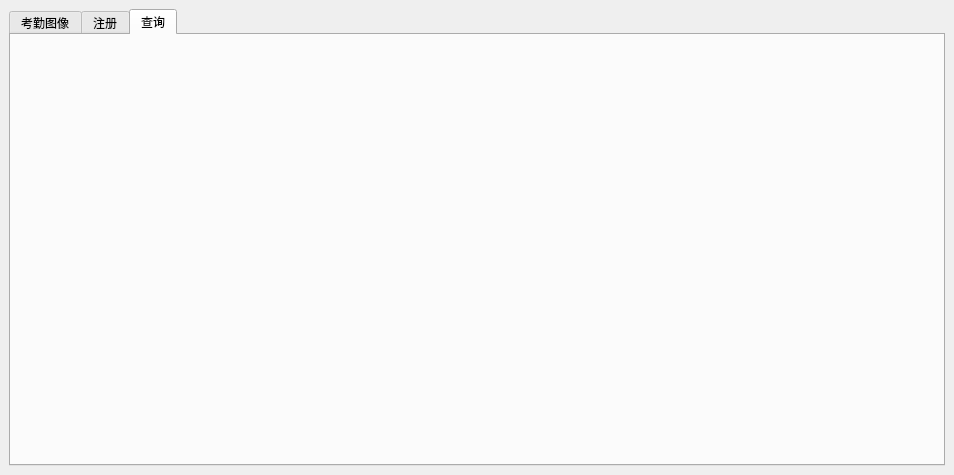
<?xml version="1.0" encoding="UTF-8"?>
<ui version="4.0">
 <class>AttendanceWin</class>
 <widget class="QMainWindow" name="AttendanceWin">
  <property name="geometry">
   <rect>
    <x>0</x>
    <y>0</y>
    <width>954</width>
    <height>475</height>
   </rect>
  </property>
  <property name="windowTitle">
   <string>AttendanceWin</string>
  </property>
  <widget class="QWidget" name="centralwidget">
   <layout class="QGridLayout" name="gridLayout">
    <item row="0" column="0">
     <widget class="QTabWidget" name="tabWidget">
      <property name="currentIndex">
       <number>2</number>
      </property>
      <widget class="QWidget" name="showWidget">
       <attribute name="title">
        <string>考勤图像</string>
       </attribute>
       <widget class="QLabel" name="picLb">
        <property name="geometry">
         <rect>
          <x>0</x>
          <y>10</y>
          <width>450</width>
          <height>450</height>
         </rect>
        </property>
        <property name="styleSheet">
         <string notr="true">background-color: rgb(0, 170, 255);</string>
        </property>
        <property name="text">
         <string/>
        </property>
       </widget>
      </widget>
      <widget class="RegisterWin" name="registerWidget">
       <attribute name="title">
        <string>注册</string>
       </attribute>
      </widget>
      <widget class="SelectWin" name="selectWidget">
       <attribute name="title">
        <string>查询</string>
       </attribute>
      </widget>
     </widget>
    </item>
   </layout>
  </widget>
 </widget>
 <customwidgets>
  <customwidget>
   <class>RegisterWin</class>
   <extends>QWidget</extends>
   <header location="global">registerwin.h</header>
   <container>1</container>
  </customwidget>
  <customwidget>
   <class>SelectWin</class>
   <extends>QWidget</extends>
   <header location="global">selectwin.h</header>
   <container>1</container>
  </customwidget>
 </customwidgets>
 <resources/>
 <connections/>
</ui>
